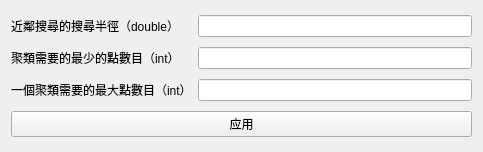
<?xml version="1.0" encoding="UTF-8"?>
<ui version="4.0">
 <class>QOushifenge</class>
 <widget class="QSubDialogBase" name="QOushifenge">
  <property name="geometry">
   <rect>
    <x>0</x>
    <y>0</y>
    <width>483</width>
    <height>152</height>
   </rect>
  </property>
  <property name="windowTitle">
   <string>QOushifenge</string>
  </property>
  <layout class="QGridLayout" name="gridLayout">
   <item row="1" column="0">
    <widget class="QLabel" name="label_2">
     <property name="text">
      <string>聚類需要的最少的點數目（int）</string>
     </property>
    </widget>
   </item>
   <item row="0" column="1">
    <widget class="QLineEdit" name="lineEdit"/>
   </item>
   <item row="3" column="0" colspan="2">
    <widget class="QPushButton" name="pushButton">
     <property name="text">
      <string>应用</string>
     </property>
    </widget>
   </item>
   <item row="2" column="0">
    <widget class="QLabel" name="label_3">
     <property name="text">
      <string>一個聚類需要的最大點數目（int）</string>
     </property>
    </widget>
   </item>
   <item row="2" column="1">
    <widget class="QLineEdit" name="lineEdit_3"/>
   </item>
   <item row="1" column="1">
    <widget class="QLineEdit" name="lineEdit_2"/>
   </item>
   <item row="0" column="0">
    <widget class="QLabel" name="label">
     <property name="text">
      <string>近鄰搜尋的搜尋半徑（double）</string>
     </property>
    </widget>
   </item>
  </layout>
 </widget>
 <layoutdefault spacing="6" margin="11"/>
 <customwidgets>
  <customwidget>
   <class>QSubDialogBase</class>
   <extends>QWidget</extends>
   <header>qsubdialogbase.h</header>
   <container>1</container>
  </customwidget>
 </customwidgets>
 <resources/>
 <connections>
  <connection>
   <sender>pushButton</sender>
   <signal>clicked()</signal>
   <receiver>QOushifenge</receiver>
   <slot>OnApply()</slot>
   <hints>
    <hint type="sourcelabel">
     <x>136</x>
     <y>158</y>
    </hint>
    <hint type="destinationlabel">
     <x>687</x>
     <y>170</y>
    </hint>
   </hints>
  </connection>
 </connections>
 <slots>
  <slot>OnApply()</slot>
 </slots>
</ui>
